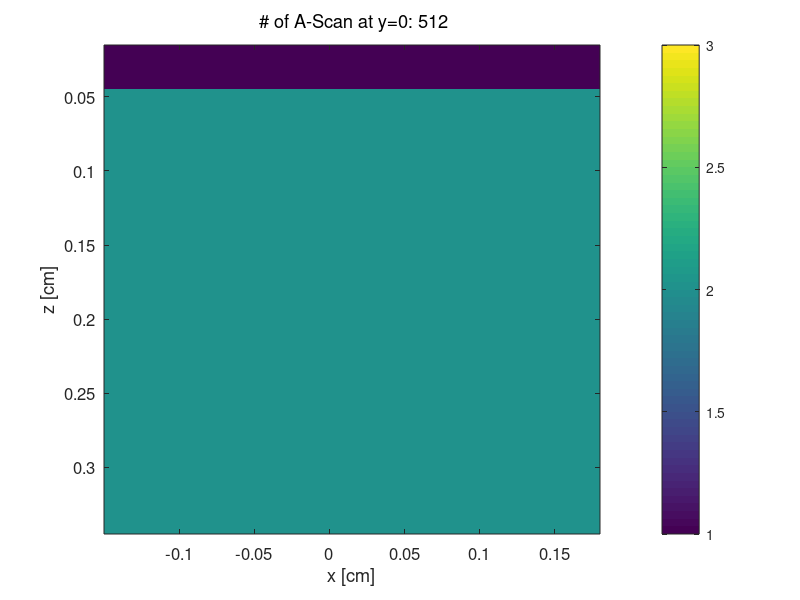

Recreate this plot in MATLAB. (Note: this script raises an error after producing the figure.)
% make_Tissue_mergedcode_2layers_bloodvessel.m
% myname = skinvessel_mergedcode_2layers_b % name for files

%   Creates a cube of optical property pointers,T(y,x,z), saved in
%       myname_T.bin = a tissue structure file
%  
%   Also prepares a listing of the optical properties at chosen wavelength
%   [mua, mus, g], for each tissue type specified in myname_T.bin. 
%   This listing is saved in
%       myname_H.mci = the input file for use c code
%
%   Will generate a figure illustrating the tissue with its various
%   tissue types and the beam being launched.
%
%   Uses
%       make_TissueList_mergedcode_2layers_bloodvessel.m
%
%   To use, 
%       1. Prepare make_TissueList_mergedcode_2layers_bloodvessel.m
%       so that it contains the tissue types desired.
%       2. Specify the USER CHOICES.
%       2. Run this program, make_Tissue_mergedcode_2layers_bloodvessel.m
%
%   

clear
format compact
clc
home

%%% USER CHOICES %%%%%%%% <-------- You must set these parameters ------
SAVEON      = 1;        % 1 = save myname_T.bin, myname_H.mci 
                        % 0 = don't save. Just check the program.

cd('C:\Users\raphi\Documents\Doctorat\Uday simulation\data') % RMT files location
myname      = 'pfl6_nofocus';%_2layers_bloodvessel';% name for files: myname_T.bin, myname_H.mci  
time_min    = 1;      	% RMT No longuer used time duration of the simulation [min] <----- run time -----
Nphotons    = 1e7;      % RMT Number of photons used in the simulation.
a_coef      = 0.9;      % RMT Biasing coefficient of the importance sampling
p           = 0.5;      % RMT Probability of additional bias scattering.
Ndetectors  = 800;        % RMT Number of detector in the simulation
nm          = 532;   	% desired wavelength of simulation
Nbins       = 11;    	% # of bins in each dimension of cube  Nbins     
binsize     = 0.03; 	% size of each bin, eg. [cm] or [mm] binsize   

% Set Monte Carlo launch flags
mcflag      = 1;     	% launch: 0 = uniform beam, 1 = Gaussian, 2 = isotropic pt. 
                        % 3 = rectangular beam (use xfocus,yfocus for x,y halfwidths)
launchflag  = 0;        % 0 = let mcxyz.c calculate launch trajectory
                        % 1 = manually set launch vector.
boundaryflag = 2;       % 0 = no boundaries, 1 = escape at boundaries
                        % 2 = escape at surface only. No x, y, bottom z
                        % boundaries

% Sets position of source
xs          = 0;      	% x of source
ys          = 0;        % y of source
zs          = 0.0001;  	    % z of source zs  

% Set position of focus, so mcxyz can calculate launch trajectory
xfocus      = 0;        % set x,position of focus
yfocus      = 0;        % set y,position of focus
zfocus      = inf;    	% set z,position of focus (=inf for collimated beam)

% only used if mcflag == 0 or 1 or 3 (not 2=isotropic pt.)
radius      = 0.0100;   % 1/e radius of beam at tissue surface
waist       = 2.08e-3;  % 1/e2 radius of beam at focus

% only used if launchflag == 1 (manually set launch trajectory):
ux0         = 0.7;      % trajectory projected onto x axis
uy0         = 0.4;      % trajectory projected onto y axis
uz0         = sqrt(1 - ux0^2 - uy0^2); % such that ux^2 + uy^2 + uz^2 = 1
%%%%%%%%%%%%%%%%%%%%%%%%%


%%%%%%%%%% 
% Prepare Monte Carlo 
%%%

Nt = 3;

muav(1)  = 0.001;
musv(1)  = 0.001;
gv(1)    = 0.99;
muav(2)  = 0.577;
musv(2)  = 2.965;
gv(2)    = 0.5;
muav(3)  = 10;
musv(3)  = 2000;
gv(3)   = 0.8;

% Adding refractive index
nr(1) = 1.0; %%%Edit the value
nr(2) = 1.4; %%%Edit the value
nr(3) = 1.4; %%%Edit the value

% Adding reflection chances
mr(1) = 0;
mr(2) = 0;
mr(3) = 0;

% Specify Monte Carlo parameters    
Nx = Nbins;
Ny = Nbins;
Nz = Nbins;
dx = binsize;
dy = binsize;
dz = binsize;
x  = ([1:Nx]'-Nx/2)*dx;
y  = ([1:Ny]'-Ny/2)*dy;
z  = [1:Nz]'*dz;
zmin = min(z);
zmax = max(z);
xmin = min(x);
xmax = max(x);

if isinf(zfocus), zfocus = 1e12; end

%%%%%%
% CREATE TISSUE STRUCTURE T(y,x,z)
%   Create T(y,x,z) by specifying a tissue type (an integer)
%   for each voxel in T.
%
%   Note: one need not use every tissue type in the tissue list.
%   The tissue list is a library of possible tissue types.

T = double ( zeros (Ny ,Nx ,Nz));
T(:) = 2;
T(:,:,1) = 1;
% T(:,:,31:end) = 3;

zsurf = 0.000; %position of air/skin surface

% %Create three layers
% T(:,:,1:40) = 1;
% T(:,:,41:100) = 2;
% T(:,:,101:200) = 3;
% clear T
% T(1:106,1:106,1:20) = 1;
% T(1:106,1:106,21:66) = 2;
% T(1:106,1:106,66:106) = 3;
% T(1:106,1:106,66) = 4;
 
%%
if SAVEON
    tic
    % convert T to linear array of integer values, v(i)i = 0;
    v = uint8(reshape(T,Ny*Nx*Nz,1));

    %% WRITE FILES
    % Write myname_H.mci file
    %   which contains the Monte Carlo simulation parameters
    %   and specifies the tissue optical properties for each tissue type.
    commandwindow
    disp(sprintf('--------create %s --------',myname))
    filename = sprintf('%s_H.mci',myname);
    fid = fopen(filename,'w');
        % run parameters
        fprintf(fid,'%0.0f\n',Nphotons);
        fprintf(fid,'%0.4f\n',a_coef);
        fprintf(fid,'%0.4f\n',p);
        fprintf(fid,'%0.0f\n',Ndetectors);
        fprintf(fid,'%d\n'   ,Nx);
        fprintf(fid,'%d\n'   ,Ny);
        fprintf(fid,'%d\n'   ,Nz);
        fprintf(fid,'%0.6f\n',dx);
        fprintf(fid,'%0.6f\n',dy);
        fprintf(fid,'%0.6f\n',dz);
        % launch parameters
        fprintf(fid,'%d\n'   ,mcflag);
        fprintf(fid,'%d\n'   ,launchflag);
        fprintf(fid,'%d\n'   ,boundaryflag);
        fprintf(fid,'%0.4f\n',xs);
        fprintf(fid,'%0.4f\n',ys);
        fprintf(fid,'%0.4f\n',zs);
        fprintf(fid,'%0.4f\n',xfocus);
        fprintf(fid,'%0.4f\n',yfocus);
        fprintf(fid,'%0.4f\n',zfocus);
        fprintf(fid,'%0.4f\n',ux0); % if manually setting ux,uy,uz
        fprintf(fid,'%0.4f\n',uy0);
        fprintf(fid,'%0.4f\n',uz0);
        fprintf(fid,'%0.4f\n',radius);
        fprintf(fid,'%0.4f\n',waist);
        fprintf(fid,'%0.4f\n',zsurf)
        % tissue optical properties
        fprintf(fid,'%d\n',Nt);
        for i=1:Nt
            fprintf(fid,'%0.4f\n',muav(i));
            fprintf(fid,'%0.4f\n',musv(i));
            fprintf(fid,'%0.4f\n',gv(i));
            fprintf(fid,'%0.4f\n',nr(i));
            fprintf(fid,'%0.4f\n',mr(i));
        end
    fclose(fid);

    %% write myname_T.bin file
    filename = sprintf('%s_T.bin',myname);
    disp(['create ' filename])
    fid = fopen(filename,'wb');
    fwrite(fid,v,'uint8');
    fclose(fid);

    toc
end % SAVEON


%% Look at structure of Tzx at iy=Ny/2
Txzy = shiftdim(T,1);   % Tyxz --> Txzy
Tzx  = Txzy(:,:,round(Ny/2))'; % Tzx

%%
figure(2); clf
sz = 12;  fz = 10; 
imagesc(x,z,Tzx,[1 Nt])
hold on
set(gca,'fontsize',sz)
xlabel('x [cm]')
ylabel('z [cm]')
title('\rm # of A-Scan at y=0: 512')
colorbar
cmap = makecmap(Nt);
colormap(cmap)
set(colorbar,'fontsize',1)
% label colorbar
zdiff = zmax-zmin;
%%%
% 
% for i=1:Nt
%     yy = (Nt-i)/(Nt-1)*Nz*dz;
%     text(max(x)*1.2,yy, tissue(i).name,'fontsize',fz)
% end
% 
% text(xmax,zmin - zdiff*0.06, 'Tissue types','fontsize',fz)
% axis equal image
% axis([xmin xmax zmin zmax])
% 
% %%% draw launch
% N = 10; % # of beam rays drawn
% switch mcflag
%     case 0 % uniform
%         for i=0:N
%             plot((-radius + 2*radius*i/N)*[1 1],[zs max(z)],'r-')
%         end
% 
%     case 1 % Gaussian
%         for i=0:N
%             plot([(-radius + 2*radius*i/N) xfocus],[zs zfocus],'r-')
%         end
% 
%     case 2 % iso-point
%         for i=1:N
%             th = (i-1)/19*2*pi;
%             xx = Nx/2*cos(th) + xs;
%             zz = Nx/2*sin(th) + zs;
%             plot([xs xx],[zs zz],'r-')
%         end
%         
%     case 3 % rectangle
%         zz = max(z);
%         for i=1:N
%             xx = -radius + 2*radius*i/20;
%             plot([xx xx],[zs zz],'r-')
%         end
% end

%savefig(strcat(myname, '.fig'));
disp('done')

